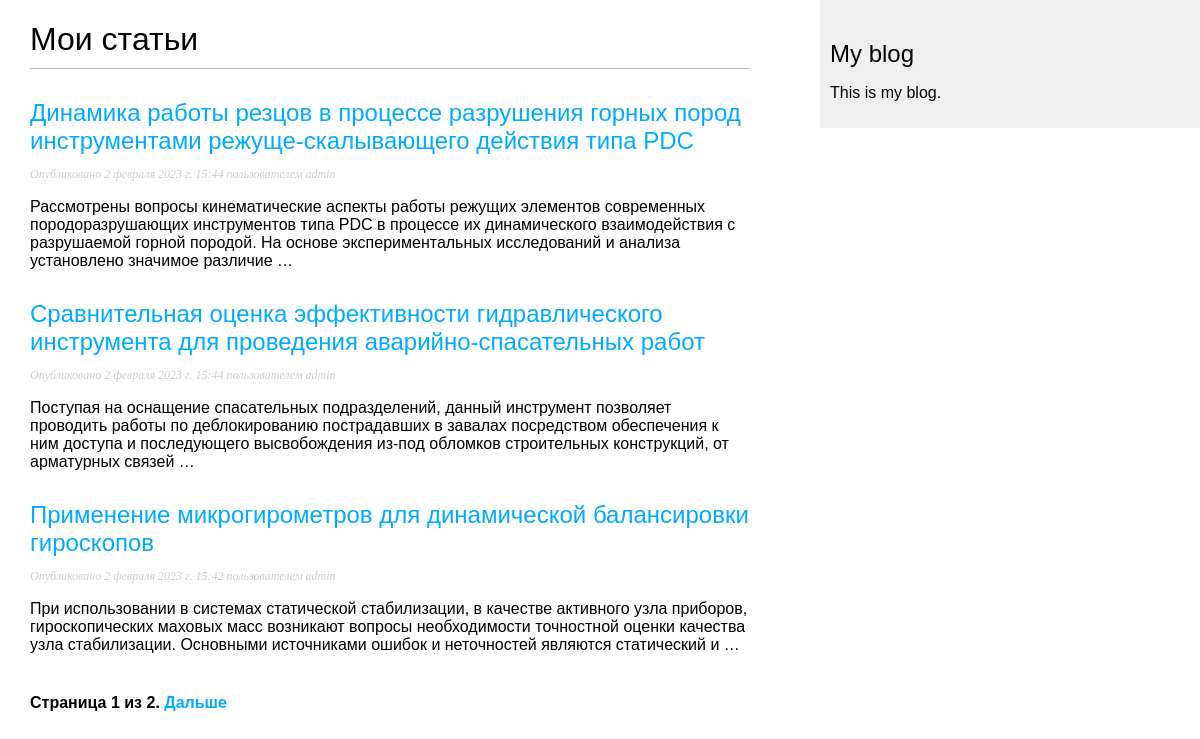
Screenshot of /blog/ with the database file from the repository.
### blog/models.py (models this page shows, shortened)
class Post(models.Model):
    STATUS_CHOICES = (
        ('draft', 'Отложено'),
        ('published', 'Опубликовано'),
    )
    title = models.CharField(max_length=250)  # Поле заголовка статьи. Тип VARCHAR в базе данных
    slug = models.SlugField(max_length=250, unique_for_date='publish')  # Поле для формирования URL'ов
    author = models.ForeignKey(User, on_delete=models.CASCADE,
                               related_name='blog_posts')  # Внешний ключ, определяющий отношение "один ко многим"
    body = models.TextField()  # Основное содержание статьи, которое будет сохранено в столбце TEXT в SQL базе данных
    publish = models.DateTimeField(
        default=timezone.now)  # Поле даты, сохраняющее дату публикации статьи. Функция 'now' - по умолчанию, и возвращает текущие дату и время
    created = models.DateTimeField(
        auto_now_add=True)  # Это поле даты указывает, когда статья была создана. Параметр 'auto_now_add' - автосохранение при создании объекта
    update = models.DateTimeField(
        auto_now=True)  # Дата и время, указывающие на период, когда статья была отредактирована. Параметр 'auto_now' - указание даты на момент сохранения.
    status = models.CharField(max_length=10, choices=STATUS_CHOICES,
                              default='draft')  # Поле отображения статуса статьи. Параметр CHOICES ограничивает возможные значения из указанного списка.
    objects = models.Manager()  # Менеджер по умолчанию
    published = PublishedManager()  # Новый менеджер
    class Meta:
        ordering = (
            '-publish',)  # Указали Django, порядок сортировки статей по умолчанию — по убыванию (префикс "-") даты публикации поля 'publish'.
    def get_absolute_url(self):
        return reverse('blog:post_detail',
                       args=[self.publish.year,
                             self.publish.month,
                             self.publish.day,
                             self.slug])

### blog/views.py (the view)
# urls.py: path('', views.post_list, name='post_list'),
def post_list(request):
    objects_list = Post.published.all()
    paginator = Paginator(objects_list, 3)  # Отображение по три поста на странице
    page = request.GET.get('page')
    try:
        posts = paginator.page(page)
    except PageNotAnInteger:
        posts = paginator.page(1)  # Если страница не является целым числом — возвращаем первую страницу
    except EmptyPage:
        posts = paginator.page(
            paginator.num_pages)  # Если номер страницы больше общего количества страниц — возвращаем последнюю
    return render(request, 'post/list.html', {'page': page, 'posts': posts})

### blog/models.py (called while the page is built)
    def get_queryset(self):
        return super().get_queryset().filter(status='published')

### blog/templates/post/list.html (shortened to what this page needs)
{% extends "blog/base.html" %}
{% block content %}
<h1>Мои статьи</h1>
{% for post in posts %}
<h2>
    <a href="{{ post.get_absolute_url }}">{{ post.title }}</a>
</h2>
<p class="date">Опубликовано {{ post.publish }} пользователем {{ post.author }}</p>
{{ post.body|truncatewords:30|linebreaks }}
{% endfor %}
{% include "pagination.html" with page=posts %}
{% endblock %}

### blog/static/css/blog.css (style rules this page uses)
body { margin:0; padding:0; font-family:helvetica, sans-serif; }
a { color:#00abff; text-decoration:none; }
h1 { font-weight:normal; border-bottom:1px solid #bbb; padding:0 0 10px 0; }
h2 { font-weight:normal; margin:30px 0 0; }
p.date { color:#ccc; font-family: georgia, serif; font-size: 12px; font-style: italic; }

### rows the page displays
Post: title "Динамика работы резцов в процессе разрушения горных пород инструментами режуще-скалывающего действия типа PDC", publish "2 февраля 2023 г. 15:44", author "admin", body "Рассмотрены вопросы кинематические аспекты работы режущих элементов современных породоразрушающих инструментов типа PDC в процессе их динамического взаимодействия с разрушаемой горной породой. На основе экспериментальных исследований и анализа установлено значимое различие …"
Post: title "Сравнительная оценка эффективности гидравлического инструмента для проведения аварийно-спасательных работ", publish "2 февраля 2023 г. 15:44", author "admin", body "Поступая на оснащение спасательных подразделений, данный инструмент позволяет проводить работы по деблокированию пострадавших в завалах посредством обеспечения к ним доступа и последующего высвобождения из-под обломков строительных конструкций, от арматурных связей …"
Post: title "Применение микрогирометров для динамической балансировки гироскопов", publish "2 февраля 2023 г. 15:42", author "admin", body "При использовании в системах статической стабилизации, в качестве активного узла приборов, гироскопических маховых масс возникают вопросы необходимости точностной оценки качества узла стабилизации. Основными источниками ошибок и неточностей являются статический и …"

### other values shown
{{ page.number }} "1"
{{ page.paginator.num_pages }} "2"
